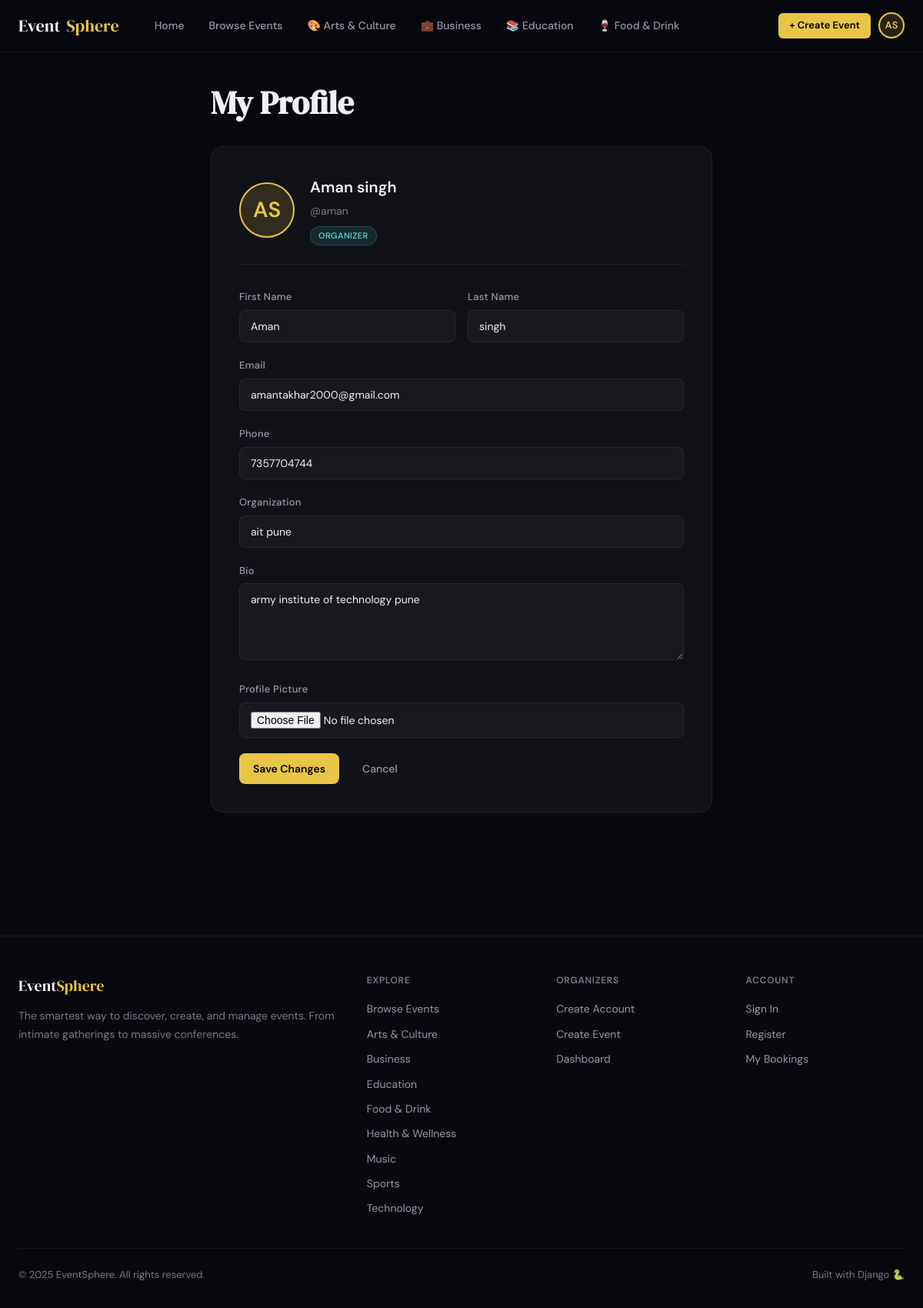
The app's page /accounts/profile/ (signed in) with its own data.
### events/models.py (models this page shows, shortened)
class Category(models.Model):
    name = models.CharField(max_length=100, unique=True)
    slug = models.SlugField(unique=True)
    icon = models.CharField(max_length=50, default='🎪')
    color = models.CharField(max_length=7, default='#e8c547')
    class Meta:
        verbose_name_plural = 'Categories'
        ordering = ['name']

### accounts/models.py (models this page shows, shortened)
class User(AbstractUser):
    ROLE_CHOICES = [
        ('user', 'User'),
        ('organizer', 'Organizer'),
        ('admin', 'Admin'),
    ]
    role = models.CharField(max_length=20, choices=ROLE_CHOICES, default='user')
    phone = models.CharField(max_length=20, blank=True)
    bio = models.TextField(blank=True)
    avatar = models.ImageField(upload_to='avatars/', blank=True, null=True)
    organization = models.CharField(max_length=200, blank=True)
    is_verified = models.BooleanField(default=False)
    created_at = models.DateTimeField(auto_now_add=True)
    @property
    def is_organizer(self):
        return self.role == 'organizer'
    @property
    def is_admin_user(self):
        return self.role == 'admin' or self.is_superuser

### accounts/views.py (the view)
# urls.py: path('profile/', views.profile, name='profile'),
@login_required
def profile(request):
    if request.method == 'POST':
        form = ProfileUpdateForm(request.POST, request.FILES, instance=request.user)
        if form.is_valid():
            form.save()
            messages.success(request, "Profile updated successfully.")
            return redirect('accounts:profile')
    else:
        form = ProfileUpdateForm(instance=request.user)
    return render(request, 'accounts/profile.html', {'form': form})

### accounts/forms.py
class ProfileUpdateForm(forms.ModelForm):
    class Meta:
        model = User
        fields = ['first_name', 'last_name', 'email', 'phone', 'bio', 'organization', 'avatar']
        widgets = {
            'bio': forms.Textarea(attrs={'rows': 3}),
        }

### events/context_processors.py (called while the page is built)
def categories(request):
    return {'all_categories': Category.objects.all()}

### templates/accounts/profile.html (shortened to what this page needs)
{% extends 'base.html' %}
{% block content %}
<div class="container" style="padding-top:40px;padding-bottom:80px;max-width:700px;">
  <h1 class="page-title" style="margin-bottom:32px;">My Profile</h1>
  <div class="card card-body" style="padding:36px;">
    <div style="display:flex;align-items:center;gap:20px;margin-bottom:32px;padding-bottom:24px;border-bottom:1px solid var(--border);">
      <div style="width:72px;height:72px;border-radius:50%;background:var(--accent-dim);border:2px solid var(--accent);display:flex;align-items:center;justify-content:center;font-size:28px;font-weight:600;color:var(--accent);flex-shrink:0;">
        {% if request.user.avatar %}
          <img src="{{ request.user.avatar.url }}" style="width:72px;height:72px;border-radius:50%;object-fit:cover;">
        {% else %}
          {{ request.user.first_name|first|upper }}{{ request.user.last_name|first|upper }}
        {% endif %}
      </div>
      <div>
        <div style="font-size:20px;font-weight:600;">{{ request.user.get_full_name|default:request.user.username }}</div>
        <div style="color:var(--text-muted);font-size:14px;margin-top:4px;">@{{ request.user.username }}</div>
        <span class="badge {% if request.user.role == 'admin' or request.user.is_superuser %}badge-gold{% elif request.user.role == 'organizer' %}badge-teal{% else %}badge-gray{% endif %}" style="margin-top:8px;">{{ request.user.role|upper }}</span>
      </div>
    </div>
    <form method="post" enctype="multipart/form-data">
      <div style="display:grid;grid-template-columns:1fr 1fr;gap:16px;">
        <div class="form-group">
          <label class="form-label">First Name</label>
          <input type="text" name="first_name" class="form-control" value="{{ form.first_name.value|default:'' }}">
        </div>
        <div class="form-group">
          <label class="form-label">Last Name</label>
          <input type="text" name="last_name" class="form-control" value="{{ form.last_name.value|default:'' }}">
        </div>
      </div>
      <div class="form-group">
        <label class="form-label">Email</label>
        <input type="email" name="email" class="form-control" value="{{ form.email.value|default:'' }}">
      </div>
      <div class="form-group">
        <label class="form-label">Phone</label>
        <input type="tel" name="phone" class="form-control" value="{{ form.phone.value|default:'' }}">
      </div>
      {% if request.user.role == 'organizer' %}
        <div class="form-group">
          <label class="form-label">Organization</label>
          <input type="text" name="organization" class="form-control" value="{{ form.organization.value|default:'' }}">
        </div>
      {% endif %}
      <div class="form-group">
        <label class="form-label">Bio</label>
        <textarea name="bio" class="form-control" rows="3">{{ form.bio.value|default:'' }}</textarea>
      </div>
      <div class="form-group">
        <label class="form-label">Profile Picture</label>
        <input type="file" name="avatar" class="form-control" accept="image/*">
      </div>
      <div style="display:flex;gap:12px;margin-top:8px;">
        <button type="submit" class="btn btn-primary">Save Changes</button>
        <a href="{% url 'home' %}" class="btn btn-ghost">Cancel</a>
      </div>
    </form>
  </div>
</div>
{% endblock %}

### templates/base.html (shortened to what this page needs)
<!DOCTYPE html>
<html lang="en">
<head>
</head>
<body>
<nav class="nav">
  <div class="nav-inner">
    <a href="{% url 'home' %}" class="nav-logo">Event<span>Sphere</span></a>
    <div class="nav-links">
      <a href="{% url 'home' %}" class="nav-link">Home</a>
      <a href="{% url 'events:list' %}" class="nav-link">Browse Events</a>
      {% for cat in all_categories %}
        {% if forloop.counter <= 4 %}
          <a href="{% url 'events:by_category' cat.slug %}" class="nav-link">{{ cat.icon }} {{ cat.name }}</a>
        {% endif %}
      {% endfor %}
    </div>
    <div class="nav-actions">
      {% if user.is_authenticated %}
        {% if user.is_organizer or user.is_superuser %}
          <a href="{% url 'events:create' %}" class="btn btn-primary btn-sm">+ Create Event</a>
        {% endif %}
        <div class="dropdown">
          <div class="nav-avatar">{{ user.first_name|first|upper }}{{ user.last_name|first|upper }}</div>
        </div>
      {% else %}
        <a href="{% url 'accounts:login' %}" class="btn btn-ghost btn-sm">Login</a>
        <a href="{% url 'accounts:register' %}" class="btn btn-primary btn-sm">Sign Up</a>
      {% endif %}
    </div>
  </div>
</nav>
<main>
  {% block content %}{% endblock %}
</main>
<footer class="footer">
  <div class="container">
    <div class="footer-grid">
      <div>
        <div class="footer-brand">Event<span>Sphere</span></div>
        <p class="footer-desc">The smartest way to discover, create, and manage events. From intimate gatherings to massive conferences.</p>
      </div>
      <div>
        <div class="footer-heading">Explore</div>
        <div class="footer-links">
          <a href="{% url 'events:list' %}" class="footer-link">Browse Events</a>
          {% for cat in all_categories %}
            <a href="{% url 'events:by_category' cat.slug %}" class="footer-link">{{ cat.name }}</a>
          {% endfor %}
        </div>
      </div>
      <div>
        <div class="footer-heading">Organizers</div>
        <div class="footer-links">
          <a href="{% url 'accounts:register_organizer' %}" class="footer-link">Create Account</a>
          <a href="{% url 'events:create' %}" class="footer-link">Create Event</a>
          <a href="{% url 'dashboard:organizer_dashboard' %}" class="footer-link">Dashboard</a>
        </div>
      </div>
      <div>
        <div class="footer-heading">Account</div>
        <div class="footer-links">
          <a href="{% url 'accounts:login' %}" class="footer-link">Sign In</a>
          <a href="{% url 'accounts:register' %}" class="footer-link">Register</a>
          <a href="{% url 'dashboard:user_dashboard' %}" class="footer-link">My Bookings</a>
        </div>
      </div>
    </div>
    <div class="footer-bottom">
      <span>© 2025 EventSphere. All rights reserved.</span>
      <span>Built with Django 🐍</span>
    </div>
  </div>
</footer>
</body>
</html>

### templates/base.html (style rules this page uses)
*, *::before, *::after { box-sizing: border-box; margin: 0; padding: 0; }
:root { --bg: #08080f; --surface: #111118; --surface2: #18181f; --surface3: #202028; --border: rgba(255,255,255,0.07); --border2: rgba(255,255,255,0.12); --accent: #e8c547; --accent-dim: rgba(232,197,71,0.15); --accent2: #ff6b6b; --accent3: #4ecdc4; --text: #f0eff4; --text-muted: #7a7988; --text-sub: #9997a8; --success: #4ecdc4; --danger: #ff6b6b; --warning: #ffa94d; --radius: 12px; --radius-lg: 16px; --shadow: 0 4px 24px rgba(0,0,0,0.4); --shadow-lg: 0 8px 48px rgba(0,0,0,0.6); --nav-h: 68px; }
html { scroll-behavior: smooth; }
body { font-family: 'DM Sans', sans-serif; background: var(--bg); color: var(--text); min-height: 100vh; line-height: 1.6; }
h1,h2,h3,h4,h5 { font-family: 'DM Serif Display', serif; line-height: 1.2; }
a { color: inherit; text-decoration: none; }
.nav { position: sticky; top: 0; z-index: 100; background: rgba(8,8,15,0.92); backdrop-filter: blur(16px); border-bottom: 1px solid var(--border); height: var(--nav-h); display: flex; align-items: center; }
.nav-inner { max-width: 1280px; width: 100%; margin: 0 auto; padding: 0 24px; display: flex; align-items: center; gap: 32px; }
.nav-logo { font-family: 'DM Serif Display', serif; font-size: 22px; color: var(--text); display: flex; align-items: center; gap: 8px; }
.nav-logo span { color: var(--accent); }
.nav-links { display: flex; align-items: center; gap: 4px; flex: 1; }
.nav-link { padding: 7px 14px; border-radius: 8px; font-size: 14px; font-weight: 500; color: var(--text-sub); transition: all 0.2s; }
.nav-actions { display: flex; align-items: center; gap: 10px; margin-left: auto; }
.nav-avatar { width: 34px; height: 34px; border-radius: 50%; background: var(--accent-dim); border: 2px solid var(--accent); display: flex; align-items: center; justify-content: center; font-size: 13px; font-weight: 600; color: var(--accent); cursor: pointer; }
.dropdown { position: relative; }
.btn { display: inline-flex; align-items: center; gap: 7px; padding: 9px 18px; border-radius: 8px; font-family: 'DM Sans', sans-serif; font-size: 14px; font-weight: 500; cursor: pointer; border: none; transition: all 0.2s; white-space: nowrap; text-decoration: none; }
.btn-primary { background: var(--accent); color: #000; font-weight: 600; }
.btn-ghost { background: transparent; color: var(--text-sub); }
.btn-sm { padding: 6px 14px; font-size: 13px; border-radius: 6px; }
.form-group { margin-bottom: 20px; }
.form-label { display: block; font-size: 13px; font-weight: 500; color: var(--text-sub); margin-bottom: 6px; letter-spacing: 0.02em; }
.form-control { width: 100%; padding: 11px 14px; background: var(--surface2); border: 1px solid var(--border); border-radius: 8px; color: var(--text); font-family: 'DM Sans', sans-serif; font-size: 14px; transition: border-color 0.2s, box-shadow 0.2s; outline: none; }
.form-control::placeholder { color: var(--text-muted); }
textarea.form-control { resize: vertical; min-height: 100px; }
.card { background: var(--surface); border: 1px solid var(--border); border-radius: var(--radius-lg); overflow: hidden; }
.card-body { padding: 24px; }
.badge { display: inline-flex; align-items: center; gap: 4px; padding: 3px 10px; border-radius: 20px; font-size: 11px; font-weight: 600; letter-spacing: 0.03em; }
.badge-teal { background: rgba(78,205,196,0.12); color: var(--success); border: 1px solid rgba(78,205,196,0.25); }
.container { max-width: 1280px; width: 100%; margin: 0 auto; padding: 0 24px; }
.page-title { font-size: clamp(28px, 4vw, 42px); margin-bottom: 8px; }
.footer { border-top: 1px solid var(--border); margin-top: 80px; padding: 48px 0 32px; }
.footer-grid { display: grid; grid-template-columns: 2fr 1fr 1fr 1fr; gap: 40px; }
.footer-brand { font-family: 'DM Serif Display', serif; font-size: 20px; margin-bottom: 12px; }
.footer-brand span { color: var(--accent); }
.footer-desc { font-size: 14px; color: var(--text-muted); line-height: 1.7; }
.footer-heading { font-size: 12px; font-weight: 600; text-transform: uppercase; letter-spacing: 0.06em; color: var(--text-muted); margin-bottom: 16px; }
.footer-links { display: flex; flex-direction: column; gap: 10px; }
.footer-link { font-size: 14px; color: var(--text-sub); transition: color 0.2s; }
.footer-bottom { border-top: 1px solid var(--border); margin-top: 40px; padding-top: 24px; display: flex; align-items: center; justify-content: space-between; font-size: 13px; color: var(--text-muted); }

### records on screen
Category: icon "🎨", name "Arts & Culture"
Category: icon "💼", name "Business"
Category: icon "📚", name "Education"
Category: icon "🍷", name "Food & Drink"
User: first_name|first "A", last_name|first "S", user.first_name|first "A", user.last_name|first "S", user.get_full_name "Aman singh", user.username "aman", user.role "ORGANIZER", first_name "Aman", last_name "singh", email "amantakhar2000@gmail.com", phone "7357704744", organization "ait pune", bio "army institute of technology pune"
Category: name "Health & Wellness"
Category: name "Music"
Category: name "Sports"
Category: name "Technology"
